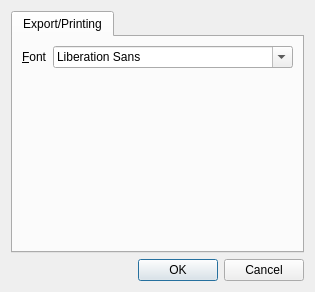
<?xml version="1.0" encoding="UTF-8"?>
<ui version="4.0">
 <class>ConfigDialog</class>
 <widget class="QDialog" name="ConfigDialog">
  <property name="geometry">
   <rect>
    <x>0</x>
    <y>0</y>
    <width>315</width>
    <height>292</height>
   </rect>
  </property>
  <property name="windowTitle">
   <string>Dialog</string>
  </property>
  <layout class="QVBoxLayout" name="verticalLayout_2">
   <item>
    <widget class="QTabWidget" name="tabWidget">
     <property name="currentIndex">
      <number>0</number>
     </property>
     <widget class="QWidget" name="tab_export">
      <attribute name="title">
       <string>Export/Printing</string>
      </attribute>
      <layout class="QVBoxLayout" name="verticalLayout">
       <item>
        <layout class="QFormLayout" name="formLayout">
         <item row="0" column="0">
          <widget class="QLabel" name="label">
           <property name="text">
            <string>&amp;Font</string>
           </property>
           <property name="buddy">
            <cstring>fontComboBox_export</cstring>
           </property>
          </widget>
         </item>
         <item row="0" column="1">
          <widget class="QFontComboBox" name="fontComboBox_export"/>
         </item>
        </layout>
       </item>
       <item>
        <spacer name="verticalSpacer">
         <property name="orientation">
          <enum>Qt::Vertical</enum>
         </property>
         <property name="sizeHint" stdset="0">
          <size>
           <width>20</width>
           <height>178</height>
          </size>
         </property>
        </spacer>
       </item>
      </layout>
     </widget>
    </widget>
   </item>
   <item>
    <layout class="QHBoxLayout" name="horizontalLayout">
     <item>
      <spacer name="horizontalSpacer">
       <property name="orientation">
        <enum>Qt::Horizontal</enum>
       </property>
       <property name="sizeHint" stdset="0">
        <size>
         <width>40</width>
         <height>20</height>
        </size>
       </property>
      </spacer>
     </item>
     <item>
      <widget class="QDialogButtonBox" name="buttonBox">
       <property name="standardButtons">
        <set>QDialogButtonBox::Cancel|QDialogButtonBox::Ok</set>
       </property>
      </widget>
     </item>
    </layout>
   </item>
  </layout>
 </widget>
 <resources/>
 <connections/>
</ui>
